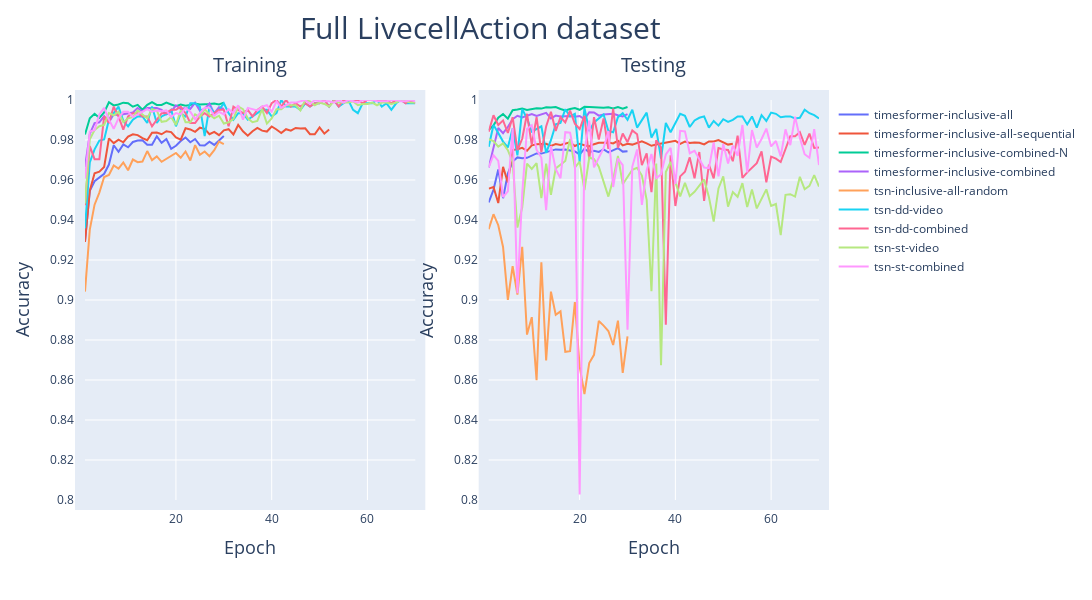

Here is the notebook cell this chart was saved with:
### Code cell
import plotly.subplots as sp
import plotly.express as px
import plotly.graph_objects as go
# Create a subplot with 1 row and 2 columns
fig = sp.make_subplots(rows=1, cols=2, subplot_titles=("Training", "Testing"))

# Get a color palette with as many colors as there are log files
colors = px.colors.qualitative.Plotly[:len(log_file_paths)]

# Iterate over the log files
for i, log_file_path in enumerate(log_file_paths):
    # Read the log file and calculate the training and validation accuracies
    with open(log_file_path, "r") as f:
        logs = f.read()
    train_avg_accs = []
    val_avg_accs = []
    for epoch in range(1, epoch_num + 1, interval):
        train_avg_acc, val_avg_acc = _get_avg_scc(logs, epoch)
        if train_avg_acc is None:
            break
        train_avg_accs.append(train_avg_acc)
        val_avg_accs.append(val_avg_acc)

    # Create a trace for the training data
    trace_train = go.Scatter(
        x=list(range(1, len(train_avg_accs) + 1)),
        y=train_avg_accs,
        mode='lines',
        name=f'{log_file_titles[i]}',  # use the log file title as the trace name
        line=dict(color=colors[i]),  # set the line color based on the log file index
        legendgroup="group1",  # assign this trace to legend group 1
    )

    # Create a trace for the validation data
    trace_val = go.Scatter(
        x=list(range(1, epoch_num + 1)),
        y=val_avg_accs,
        mode='lines',
        name=f'test-{log_file_titles[i]}',  # use the log file title as the trace name
        line=dict(color=colors[i]),  # set the line color based on the log file index
        legendgroup="group2",  # assign this trace to legend group 2
        showlegend=False,  # hide this trace in the legend
    )

    # Add the traces to the subplot
    fig.add_trace(trace_train, row=1, col=1)
    fig.add_trace(trace_val, row=1, col=2)

# Update the layout of the figure
fig.update_layout(
    xaxis_title='Epoch',
    yaxis_title='Accuracy',
    autosize=False,
    width=800 * 2,
    height=600,
    margin=go.layout.Margin(
        l=50,  # left margin
        r=50,  # right margin
        b=100,  # bottom margin
        t=100,  # top margin
        pad=10
    ),
    legend_tracegroupgap=120,  # increase the gap between the legend groups
)

# Add x-axis and y-axis labels to the testing curve plot
fig.update_xaxes(title_text="Epoch", row=1, col=2)
fig.update_yaxes(title_text="Accuracy", row=1, col=2)

# Add subplot titles
fig.update_layout(
    title_text="Full LivecellAction dataset",
    # title_text = "A 13-sample small dataset",
    title_font=dict(size=30),
    title_x=0.44,
    title_y = 0.97
)

# Fix the y-axis range for all subplots
fig.update_yaxes(range=[0.8, 1])

fig.update_xaxes(title_text="Epoch", title_standoff=25, title_font=dict(size=18))
fig.update_yaxes(title_text="Accuracy", title_standoff=25, title_font=dict(size=18))


# Move the subplot titles up
for i in range(len(fig.layout.annotations)):
    fig.layout.annotations[i].update(y=1.05, font=dict(size=20))  # adjust the y attribute as needed

# Show the figure
fig.show()

### Figure 1 — Plotly figure (JSON) as saved in the notebook; plotly's stock layout.template omitted (floating-point values rounded to 4 significant figures)
{"data": [{"legendgroup": "group1", "line": {"color": "#636EFA"}, "mode": "lines", "name": "timesformer-inclusive-all", "type": "scatter", "x": [1, 2, 3, 4, 5, 6, 7, 8, 9, 10, 11, 12, 13, 14, 15, 16, 17, 18, 19, 20, 21, 22, 23, 24, 25, 26, 27, 28, 29, 30], "xaxis": "x", "y": [0.9293, 0.9546, 0.9594, 0.9613, 0.9631, 0.9677, 0.9774, 0.9741, 0.9778, 0.9763, 0.979, 0.9798, 0.9799, 0.9777, 0.9777, 0.9818, 0.9786, 0.9805, 0.9756, 0.9771, 0.9795, 0.9812, 0.9789, 0.9805, 0.9774, 0.9772, 0.9792, 0.9775, 0.9796, 0.982], "yaxis": "y"}, {"legendgroup": "group2", "line": {"color": "#636EFA"}, "mode": "lines", "name": "test-timesformer-inclusive-all", "showlegend": false, "type": "scatter", "x": [1, 2, 3, 4, 5, 6, 7, 8, 9, 10, 11, 12, 13, 14, 15, 16, 17, 18, 19, 20, 21, 22, 23, 24, 25, 26, 27, 28, 29, 30, 31, 32, 33, 34, 35, 36, 37, 38, 39, 40, 41, 42, 43, 44, 45, 46, 47, 48, 49, 50, 51, 52, 53, 54, 55, 56, 57, 58, 59, 60, 61, 62, 63, 64, 65, 66, 67, 68, 69, 70], "xaxis": "x2", "y": [0.9488, 0.9551, 0.9653, 0.9509, 0.9632, 0.9692, 0.9713, 0.9709, 0.9711, 0.9724, 0.9733, 0.9732, 0.9739, 0.9746, 0.9753, 0.9751, 0.9753, 0.9748, 0.9743, 0.9728, 0.9756, 0.9739, 0.9746, 0.974, 0.9753, 0.9738, 0.9748, 0.9759, 0.9742, 0.9744], "yaxis": "y2"}, {"legendgroup": "group1", "line": {"color": "#EF553B"}, "mode": "lines", "name": "timesformer-inclusive-all-sequential", "type": "scatter", "x": [1, 2, 3, 4, 5, 6, 7, 8, 9, 10, 11, 12, 13, 14, 15, 16, 17, 18, 19, 20, 21, 22, 23, 24, 25, 26, 27, 28, 29, 30, 31, 32, 33, 34, 35, 36, 37, 38, 39, 40, 41, 42, 43, 44, 45, 46, 47, 48, 49, 50, 51, 52], "xaxis": "x", "y": [0.929, 0.9546, 0.9634, 0.9641, 0.9665, 0.9808, 0.9784, 0.9802, 0.9789, 0.9817, 0.9829, 0.9824, 0.981, 0.9799, 0.9836, 0.9838, 0.9829, 0.9844, 0.9839, 0.9812, 0.9802, 0.9859, 0.9853, 0.9841, 0.9862, 0.9856, 0.9829, 0.9841, 0.9824, 0.9848, 0.9854, 0.9827, 0.9875, 0.9844, 0.9821, 0.9844, 0.986, 0.9847, 0.9842, 0.9868, 0.9853, 0.9835, 0.9854, 0.9847, 0.986, 0.9857, 0.9859, 0.9829, 0.9829, 0.9863, 0.9832, 0.9853], "yaxis": "y"}, {"legendgroup": "group2", "line": {"color": "#EF553B"}, "mode": "lines", "name": "test-timesformer-inclusive-all-sequential", "showlegend": false, "type": "scatter", "x": [1, 2, 3, 4, 5, 6, 7, 8, 9, 10, 11, 12, 13, 14, 15, 16, 17, 18, 19, 20, 21, 22, 23, 24, 25, 26, 27, 28, 29, 30, 31, 32, 33, 34, 35, 36, 37, 38, 39, 40, 41, 42, 43, 44, 45, 46, 47, 48, 49, 50, 51, 52, 53, 54, 55, 56, 57, 58, 59, 60, 61, 62, 63, 64, 65, 66, 67, 68, 69, 70], "xaxis": "x2", "y": [0.9557, 0.9565, 0.9485, 0.9666, 0.9588, 0.975, 0.9754, 0.9761, 0.9746, 0.9773, 0.9779, 0.978, 0.9781, 0.977, 0.978, 0.9775, 0.9783, 0.9788, 0.977, 0.9781, 0.9774, 0.9768, 0.9779, 0.9786, 0.9786, 0.9787, 0.9783, 0.9796, 0.9773, 0.9781, 0.9777, 0.9784, 0.9793, 0.9783, 0.9771, 0.9777, 0.9782, 0.9788, 0.9792, 0.9796, 0.9781, 0.9792, 0.9785, 0.9788, 0.9786, 0.9778, 0.9793, 0.9793, 0.98, 0.9788, 0.9777, 0.9781], "yaxis": "y2"}, {"legendgroup": "group1", "line": {"color": "#00CC96"}, "mode": "lines", "name": "timesformer-inclusive-combined-N", "type": "scatter", "x": [1, 2, 3, 4, 5, 6, 7, 8, 9, 10, 11, 12, 13, 14, 15, 16, 17, 18, 19, 20, 21, 22, 23, 24, 25, 26, 27, 28, 29, 30], "xaxis": "x", "y": [0.9828, 0.9908, 0.9931, 0.9911, 0.9938, 0.9989, 0.9973, 0.9978, 0.9987, 0.9984, 0.9967, 0.9975, 0.9951, 0.9975, 0.9989, 0.9975, 0.9975, 0.9987, 0.9978, 0.9969, 0.9978, 0.9971, 0.9975, 0.9982, 0.9978, 0.9978, 0.998, 0.9982, 0.9978, 0.9987], "yaxis": "y"}, {"legendgroup": "group2", "line": {"color": "#00CC96"}, "mode": "lines", "name": "test-timesformer-inclusive-combined-N", "showlegend": false, "type": "scatter", "x": [1, 2, 3, 4, 5, 6, 7, 8, 9, 10, 11, 12, 13, 14, 15, 16, 17, 18, 19, 20, 21, 22, 23, 24, 25, 26, 27, 28, 29, 30, 31, 32, 33, 34, 35, 36, 37, 38, 39, 40, 41, 42, 43, 44, 45, 46, 47, 48, 49, 50, 51, 52, 53, 54, 55, 56, 57, 58, 59, 60, 61, 62, 63, 64, 65, 66, 67, 68, 69, 70], "xaxis": "x2", "y": [0.985, 0.9873, 0.9911, 0.993, 0.9907, 0.9949, 0.9952, 0.9957, 0.995, 0.9955, 0.9959, 0.9957, 0.9964, 0.9962, 0.9965, 0.9955, 0.9948, 0.9955, 0.996, 0.9951, 0.9966, 0.9965, 0.9963, 0.9961, 0.9961, 0.9964, 0.9958, 0.9965, 0.9957, 0.9965], "yaxis": "y2"}, {"legendgroup": "group1", "line": {"color": "#AB63FA"}, "mode": "lines", "name": "timesformer-inclusive-combined", "type": "scatter", "x": [1, 2, 3, 4, 5, 6, 7, 8, 9, 10, 11, 12, 13, 14, 15, 16, 17, 18, 19, 20, 21, 22, 23, 24, 25, 26, 27, 28, 29, 30], "xaxis": "x", "y": [0.9665, 0.983, 0.9884, 0.9888, 0.992, 0.9888, 0.9929, 0.9924, 0.9929, 0.9933, 0.9938, 0.996, 0.9942, 0.996, 0.996, 0.996, 0.9951, 0.9929, 0.9942, 0.9973, 0.9955, 0.996, 0.9955, 0.9987, 0.9946, 0.9955, 0.9982, 0.9933, 0.9964, 0.9955], "yaxis": "y"}, {"legendgroup": "group2", "line": {"color": "#AB63FA"}, "mode": "lines", "name": "test-timesformer-inclusive-combined", "showlegend": false, "type": "scatter", "x": [1, 2, 3, 4, 5, 6, 7, 8, 9, 10, 11, 12, 13, 14, 15, 16, 17, 18, 19, 20, 21, 22, 23, 24, 25, 26, 27, 28, 29, 30, 31, 32, 33, 34, 35, 36, 37, 38, 39, 40, 41, 42, 43, 44, 45, 46, 47, 48, 49, 50, 51, 52, 53, 54, 55, 56, 57, 58, 59, 60, 61, 62, 63, 64, 65, 66, 67, 68, 69, 70], "xaxis": "x2", "y": [0.9662, 0.9756, 0.986, 0.9834, 0.9865, 0.9904, 0.9921, 0.9913, 0.9921, 0.993, 0.992, 0.9927, 0.9936, 0.9908, 0.9922, 0.9917, 0.9918, 0.992, 0.9916, 0.992, 0.9903, 0.9939, 0.9938, 0.9922, 0.9928, 0.9931, 0.9931, 0.9924, 0.9918, 0.9929], "yaxis": "y2"}, {"legendgroup": "group1", "line": {"color": "#FFA15A"}, "mode": "lines", "name": "tsn-inclusive-all-random", "type": "scatter", "x": [1, 2, 3, 4, 5, 6, 7, 8, 9, 10, 11, 12, 13, 14, 15, 16, 17, 18, 19, 20, 21, 22, 23, 24, 25, 26, 27, 28, 29, 30], "xaxis": "x", "y": [0.9042, 0.9352, 0.9477, 0.9537, 0.9615, 0.9625, 0.9673, 0.9657, 0.9687, 0.9649, 0.9702, 0.9689, 0.9692, 0.9745, 0.9699, 0.9718, 0.9691, 0.9705, 0.9721, 0.9735, 0.9711, 0.9743, 0.9698, 0.9774, 0.9726, 0.9743, 0.9719, 0.9749, 0.9792, 0.978], "yaxis": "y"}, {"legendgroup": "group2", "line": {"color": "#FFA15A"}, "mode": "lines", "name": "test-tsn-inclusive-all-random", "showlegend": false, "type": "scatter", "x": [1, 2, 3, 4, 5, 6, 7, 8, 9, 10, 11, 12, 13, 14, 15, 16, 17, 18, 19, 20, 21, 22, 23, 24, 25, 26, 27, 28, 29, 30, 31, 32, 33, 34, 35, 36, 37, 38, 39, 40, 41, 42, 43, 44, 45, 46, 47, 48, 49, 50, 51, 52, 53, 54, 55, 56, 57, 58, 59, 60, 61, 62, 63, 64, 65, 66, 67, 68, 69, 70], "xaxis": "x2", "y": [0.9354, 0.9429, 0.9374, 0.9265, 0.9001, 0.9169, 0.9027, 0.9266, 0.8827, 0.8914, 0.8599, 0.9188, 0.8698, 0.9042, 0.8926, 0.8943, 0.8741, 0.8744, 0.899, 0.8668, 0.853, 0.8685, 0.8726, 0.8895, 0.8872, 0.8845, 0.8775, 0.8897, 0.8636, 0.8818], "yaxis": "y2"}, {"legendgroup": "group1", "line": {"color": "#19D3F3"}, "mode": "lines", "name": "tsn-dd-video", "type": "scatter", "x": [1, 2, 3, 4, 5, 6, 7, 8, 9, 10, 11, 12, 13, 14, 15, 16, 17, 18, 19, 20, 21, 22, 23, 24, 25, 26, 27, 28, 29, 30, 31, 32, 33, 34, 35, 36, 37, 38, 39, 40, 41, 42, 43, 44, 45, 46, 47, 48, 49, 50, 51, 52, 53, 54, 55, 56, 57, 58, 59, 60, 61, 62, 63, 64, 65, 66, 67, 68, 69, 70], "xaxis": "x", "y": [0.9359, 0.9688, 0.9753, 0.9797, 0.9803, 0.9901, 0.9934, 0.9967, 0.9896, 0.9868, 0.9901, 0.9918, 0.9918, 0.9885, 0.9967, 0.9885, 0.9918, 0.9929, 0.9951, 0.9868, 0.9934, 0.9918, 0.9984, 0.9984, 0.9967, 0.9819, 0.9967, 0.9934, 0.9951, 0.9984, 0.9934, 0.9901, 0.9934, 0.9934, 0.9901, 0.9918, 0.9934, 0.9951, 0.9951, 0.9918, 0.9934, 1, 0.9967, 0.9967, 0.9967, 0.9951, 0.9984, 0.9967, 0.9984, 0.9984, 1, 0.9967, 1, 0.9967, 0.9984, 1, 0.9951, 0.9934, 0.9984, 0.9984, 0.9984, 1, 0.9967, 0.9984, 0.9951, 0.9984, 1, 0.9984, 0.9984, 0.9984], "yaxis": "y"}, {"legendgroup": "group2", "line": {"color": "#19D3F3"}, "mode": "lines", "name": "test-tsn-dd-video", "showlegend": false, "type": "scatter", "x": [1, 2, 3, 4, 5, 6, 7, 8, 9, 10, 11, 12, 13, 14, 15, 16, 17, 18, 19, 20, 21, 22, 23, 24, 25, 26, 27, 28, 29, 30, 31, 32, 33, 34, 35, 36, 37, 38, 39, 40, 41, 42, 43, 44, 45, 46, 47, 48, 49, 50, 51, 52, 53, 54, 55, 56, 57, 58, 59, 60, 61, 62, 63, 64, 65, 66, 67, 68, 69, 70], "xaxis": "x2", "y": [0.9766, 0.9875, 0.9835, 0.9792, 0.9763, 0.9858, 0.9723, 0.9954, 0.9908, 0.9842, 0.9855, 0.9868, 0.9736, 0.9799, 0.9878, 0.9885, 0.9954, 0.9918, 0.9931, 0.969, 0.996, 0.9845, 0.9888, 0.9908, 0.9928, 0.9845, 0.9839, 0.9914, 0.9934, 0.9901, 0.9951, 0.9862, 0.9901, 0.9937, 0.9812, 0.9855, 0.9707, 0.9885, 0.9839, 0.9885, 0.9931, 0.9921, 0.9865, 0.9898, 0.9911, 0.9918, 0.9862, 0.9895, 0.9872, 0.9904, 0.9891, 0.9901, 0.9918, 0.9918, 0.9878, 0.9918, 0.9862, 0.9924, 0.9895, 0.9937, 0.9931, 0.9914, 0.9918, 0.9918, 0.9908, 0.9911, 0.9951, 0.9934, 0.9924, 0.9908], "yaxis": "y2"}, {"legendgroup": "group1", "line": {"color": "#FF6692"}, "mode": "lines", "name": "tsn-dd-combined", "type": "scatter", "x": [1, 2, 3, 4, 5, 6, 7, 8, 9, 10, 11, 12, 13, 14, 15, 16, 17, 18, 19, 20, 21, 22, 23, 24, 25, 26, 27, 28, 29, 30, 31, 32, 33, 34, 35, 36, 37, 38, 39, 40, 41, 42, 43, 44, 45, 46, 47, 48, 49, 50, 51, 52, 53, 54, 55, 56, 57, 58, 59, 60, 61, 62, 63, 64, 65, 66, 67, 68, 69, 70], "xaxis": "x", "y": [0.9474, 0.977, 0.9704, 0.9704, 0.9918, 0.9885, 0.9967, 0.9918, 0.9852, 0.9918, 0.9934, 0.9934, 0.9918, 0.9918, 0.9868, 0.9901, 0.9934, 0.9934, 0.9951, 0.9951, 0.9967, 0.9934, 0.9885, 0.9885, 0.9918, 0.9934, 0.9918, 0.9934, 0.9951, 0.9951, 0.9868, 0.9967, 0.9951, 0.9934, 0.9951, 0.9918, 0.9951, 0.9967, 0.9934, 0.9984, 1, 0.9967, 1, 0.9967, 0.9984, 0.9967, 0.9984, 0.9967, 0.9984, 0.9984, 1, 0.9967, 1, 0.9967, 1, 1, 1, 1, 0.9984, 1, 1, 1, 1, 1, 0.9984, 1, 1, 0.9984, 1, 0.9984], "yaxis": "y"}, {"legendgroup": "group2", "line": {"color": "#FF6692"}, "mode": "lines", "name": "test-tsn-dd-combined", "showlegend": false, "type": "scatter", "x": [1, 2, 3, 4, 5, 6, 7, 8, 9, 10, 11, 12, 13, 14, 15, 16, 17, 18, 19, 20, 21, 22, 23, 24, 25, 26, 27, 28, 29, 30, 31, 32, 33, 34, 35, 36, 37, 38, 39, 40, 41, 42, 43, 44, 45, 46, 47, 48, 49, 50, 51, 52, 53, 54, 55, 56, 57, 58, 59, 60, 61, 62, 63, 64, 65, 66, 67, 68, 69, 70], "xaxis": "x2", "y": [0.9842, 0.9924, 0.9875, 0.9898, 0.9835, 0.9914, 0.975, 0.9806, 0.9931, 0.9776, 0.9914, 0.974, 0.9868, 0.9941, 0.9845, 0.9914, 0.9888, 0.9947, 0.9881, 0.9855, 0.9921, 0.9704, 0.9914, 0.9802, 0.9908, 0.9756, 0.9957, 0.976, 0.9832, 0.9789, 0.9848, 0.9829, 0.9674, 0.9733, 0.9539, 0.9799, 0.9763, 0.8877, 0.9723, 0.947, 0.9618, 0.9641, 0.9713, 0.9608, 0.974, 0.9496, 0.9677, 0.9608, 0.976, 0.9753, 0.975, 0.9694, 0.9822, 0.9611, 0.9638, 0.9661, 0.9684, 0.9743, 0.9588, 0.9717, 0.9707, 0.969, 0.9753, 0.9819, 0.9819, 0.9839, 0.9776, 0.9832, 0.976, 0.9763], "yaxis": "y2"}, {"legendgroup": "group1", "line": {"color": "#B6E880"}, "mode": "lines", "name": "tsn-st-video", "type": "scatter", "x": [1, 2, 3, 4, 5, 6, 7, 8, 9, 10, 11, 12, 13, 14, 15, 16, 17, 18, 19, 20, 21, 22, 23, 24, 25, 26, 27, 28, 29, 30, 31, 32, 33, 34, 35, 36, 37, 38, 39, 40, 41, 42, 43, 44, 45, 46, 47, 48, 49, 50, 51, 52, 53, 54, 55, 56, 57, 58, 59, 60, 61, 62, 63, 64, 65, 66, 67, 68, 69, 70], "xaxis": "x", "y": [0.9483, 0.9804, 0.9849, 0.9869, 0.9876, 0.9935, 0.9924, 0.9941, 0.9889, 0.9908, 0.9915, 0.9948, 0.9928, 0.9908, 0.9954, 0.9948, 0.9891, 0.9895, 0.9915, 0.9876, 0.9948, 0.9889, 0.9889, 0.9928, 0.9915, 0.9954, 0.9928, 0.9908, 0.9921, 0.9882, 0.9889, 0.9904, 0.9967, 0.9954, 0.9908, 0.9889, 0.9895, 0.9954, 0.9882, 0.9908, 0.9954, 0.9954, 0.9974, 0.9974, 0.9974, 0.9948, 1, 0.9993, 0.9974, 0.9987, 0.998, 0.9967, 0.9993, 0.9987, 0.9987, 0.9987, 0.9993, 0.9974, 0.998, 0.998, 0.9987, 0.9974, 0.9987, 0.9987, 0.998, 0.9987, 1, 0.9993, 0.9987, 0.9987], "yaxis": "y"}, {"legendgroup": "group2", "line": {"color": "#B6E880"}, "mode": "lines", "name": "test-tsn-st-video", "showlegend": false, "type": "scatter", "x": [1, 2, 3, 4, 5, 6, 7, 8, 9, 10, 11, 12, 13, 14, 15, 16, 17, 18, 19, 20, 21, 22, 23, 24, 25, 26, 27, 28, 29, 30, 31, 32, 33, 34, 35, 36, 37, 38, 39, 40, 41, 42, 43, 44, 45, 46, 47, 48, 49, 50, 51, 52, 53, 54, 55, 56, 57, 58, 59, 60, 61, 62, 63, 64, 65, 66, 67, 68, 69, 70], "xaxis": "x2", "y": [0.9804, 0.9795, 0.9767, 0.9783, 0.9749, 0.969, 0.9362, 0.9462, 0.9682, 0.9655, 0.9684, 0.9509, 0.9682, 0.9526, 0.9658, 0.9675, 0.9695, 0.9805, 0.9662, 0.9692, 0.955, 0.9712, 0.9704, 0.9666, 0.9588, 0.9517, 0.9603, 0.972, 0.9579, 0.9618, 0.9651, 0.9661, 0.9622, 0.9501, 0.9044, 0.9682, 0.8674, 0.964, 0.9691, 0.9588, 0.9518, 0.9586, 0.952, 0.9541, 0.9572, 0.9603, 0.9515, 0.9392, 0.9558, 0.9618, 0.9467, 0.954, 0.9516, 0.9584, 0.9465, 0.9553, 0.9458, 0.9507, 0.9553, 0.947, 0.948, 0.9324, 0.9526, 0.9529, 0.9517, 0.9616, 0.9554, 0.9571, 0.9624, 0.9567], "yaxis": "y2"}, {"legendgroup": "group1", "line": {"color": "#FF97FF"}, "mode": "lines", "name": "tsn-st-combined", "type": "scatter", "x": [1, 2, 3, 4, 5, 6, 7, 8, 9, 10, 11, 12, 13, 14, 15, 16, 17, 18, 19, 20, 21, 22, 23, 24, 25, 26, 27, 28, 29, 30, 31, 32, 33, 34, 35, 36, 37, 38, 39, 40, 41, 42, 43, 44, 45, 46, 47, 48, 49, 50, 51, 52, 53, 54, 55, 56, 57, 58, 59, 60, 61, 62, 63, 64, 65, 66, 67, 68, 69, 70], "xaxis": "x", "y": [0.9607, 0.9843, 0.9849, 0.9928, 0.9961, 0.9902, 0.9856, 0.9908, 0.9941, 0.9941, 0.9915, 0.9928, 0.9941, 0.9954, 0.9941, 0.9948, 0.9943, 0.9948, 0.9915, 0.9935, 0.9928, 0.9961, 0.9941, 0.9904, 0.9935, 0.9961, 0.9961, 0.9921, 0.9941, 0.9928, 0.9954, 0.9935, 0.9974, 0.9902, 0.9961, 0.9954, 0.9948, 0.9967, 0.9974, 0.9941, 0.9993, 0.9961, 0.9974, 0.9987, 0.9987, 0.9993, 1, 0.998, 1, 0.9993, 0.9993, 0.9993, 0.9987, 1, 0.9987, 1, 0.9993, 0.9987, 1, 1, 1, 0.9993, 0.9993, 0.9993, 1, 1, 0.9993, 0.9993, 1, 0.9993], "yaxis": "y"}, {"legendgroup": "group2", "line": {"color": "#FF97FF"}, "mode": "lines", "name": "test-tsn-st-combined", "showlegend": false, "type": "scatter", "x": [1, 2, 3, 4, 5, 6, 7, 8, 9, 10, 11, 12, 13, 14, 15, 16, 17, 18, 19, 20, 21, 22, 23, 24, 25, 26, 27, 28, 29, 30, 31, 32, 33, 34, 35, 36, 37, 38, 39, 40, 41, 42, 43, 44, 45, 46, 47, 48, 49, 50, 51, 52, 53, 54, 55, 56, 57, 58, 59, 60, 61, 62, 63, 64, 65, 66, 67, 68, 69, 70], "xaxis": "x2", "y": [0.9663, 0.9724, 0.9696, 0.9515, 0.9543, 0.9858, 0.9034, 0.9532, 0.9855, 0.9874, 0.9751, 0.9712, 0.9449, 0.977, 0.9654, 0.9609, 0.9839, 0.9837, 0.9715, 0.8027, 0.974, 0.9897, 0.9663, 0.9715, 0.9759, 0.9845, 0.9565, 0.9707, 0.9674, 0.8851, 0.9667, 0.9753, 0.9476, 0.9649, 0.973, 0.9609, 0.9628, 0.9728, 0.9761, 0.958, 0.9846, 0.9843, 0.9734, 0.9746, 0.9704, 0.9662, 0.9659, 0.9788, 0.9618, 0.978, 0.9682, 0.9772, 0.9721, 0.9875, 0.9638, 0.985, 0.9763, 0.9805, 0.9857, 0.9768, 0.9795, 0.9718, 0.9853, 0.9774, 0.9917, 0.9811, 0.9729, 0.9711, 0.9854, 0.9675], "yaxis": "y2"}], "layout": {"annotations": [{"font": {"size": 20}, "showarrow": false, "text": "Training", "x": 0.225, "xanchor": "center", "xref": "paper", "y": 1.05, "yanchor": "bottom", "yref": "paper"}, {"font": {"size": 20}, "showarrow": false, "text": "Testing", "x": 0.775, "xanchor": "center", "xref": "paper", "y": 1.05, "yanchor": "bottom", "yref": "paper"}], "autosize": false, "height": 600, "legend": {"tracegroupgap": 120}, "margin": {"b": 100, "l": 50, "pad": 10, "r": 50, "t": 100}, "title": {"font": {"size": 30}, "text": "Full LivecellAction dataset", "x": 0.44, "y": 0.97}, "width": 1600, "xaxis": {"anchor": "y", "domain": [0, 0.45], "title": {"font": {"size": 18}, "standoff": 25, "text": "Epoch"}}, "xaxis2": {"anchor": "y2", "domain": [0.55, 1], "title": {"font": {"size": 18}, "standoff": 25, "text": "Epoch"}}, "yaxis": {"anchor": "x", "domain": [0, 1], "range": [0.8, 1], "title": {"font": {"size": 18}, "standoff": 25, "text": "Accuracy"}}, "yaxis2": {"anchor": "x2", "domain": [0, 1], "range": [0.8, 1], "title": {"font": {"size": 18}, "standoff": 25, "text": "Accuracy"}}}}
